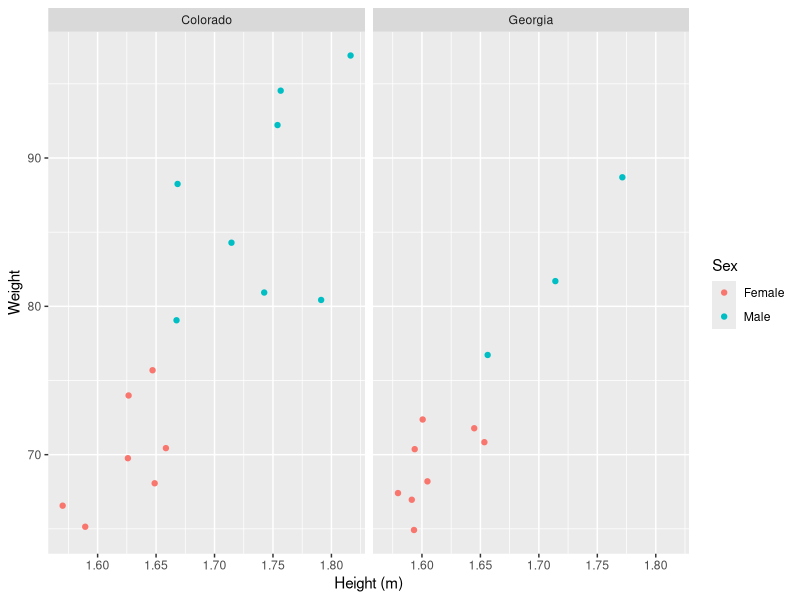

Source code (R):
## ---- chunk 1
library(tidyverse)

cleaned_patients <- read.delim("data/patient-data.txt", stringsAsFactors = FALSE) %>%  
  as_tibble() %>% 
  mutate_all(str_trim) %>% # we can remove the leading/trailing spaces from all columns at once 
  mutate(Sex = as.factor(Sex)) %>%
  mutate(Smokes = Smokes %in% c("TRUE", "Yes")) %>%
  mutate_at(vars(Height, Weight), str_remove, pattern = "kg|cm") %>% # the `|` in the pattern means OR
  mutate_at(vars(Height, Weight), as.numeric) %>%  
  mutate(Birth = as.Date(Birth)) %>% # The `date` vector type works nicely now thanks to the package lubridate
  mutate(State = str_replace(State, "Californa", "California")) %>% 
  mutate(State = str_to_title(State)) %>%  # fix "New york", "New jersey" and "indiana"
  mutate(State = as.factor(State)) %>%  
  mutate(Grade_Level = na_if(Grade_Level, "99")) %>% # We'll assume the `99`s are supposed to be missing data
  mutate(Grade_Level = as.factor(Grade_Level)) %>% # although these are numbers, Grade is really a category
  mutate(Died = as.logical(Died)) %>%  
  mutate(Date.Entered.Study = as.Date(Date.Entered.Study))

cleaned_patients
## ---- chunk 2
read_tsv("data/patient-data-cleaned.txt") %>% 
  mutate(`Height (m)` = Height * 0.01) %>% 
  filter(State %in% c("Colorado", "Georgia")) %>% 
  filter(Overweight) %>% 
  mutate(Sex = as.factor(Sex)) %>% 
  ggplot(aes(x = `Height (m)`, y = Weight)) + 
      geom_point(aes(colour = Sex)) + 
      facet_wrap(~ State) 
